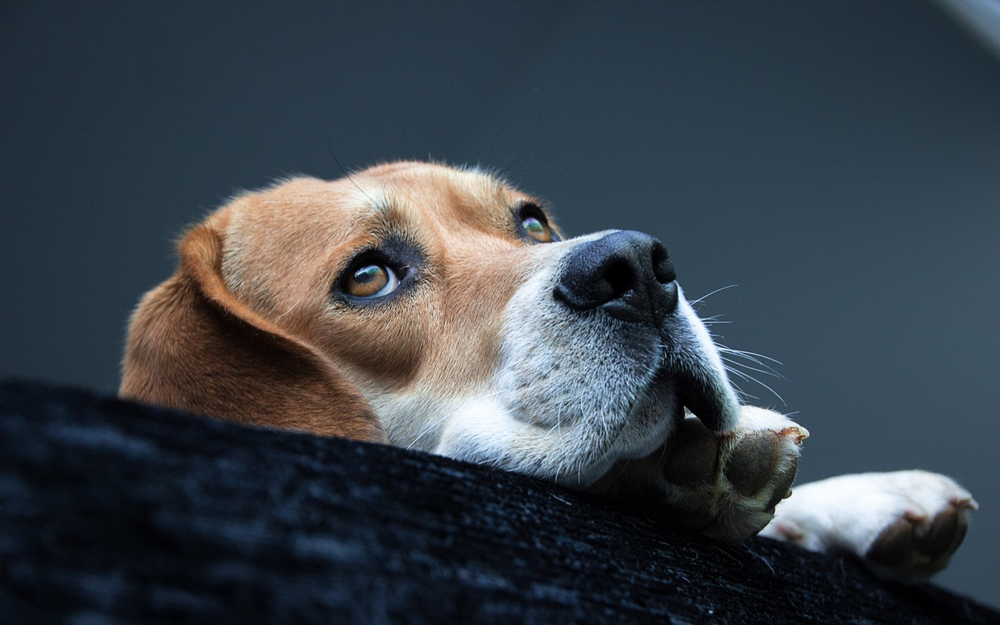
#> input picture top.png, 1000 x 625 px, shrunk from 1440 x 900 before the run, found by its file name; the run also reads 1 picture not shown here
$ python PythonVersion.py
#> lines starting #> are read from the running program, lines starting #| are printed output that depends on the picture
import os
import numpy as np
import pylab as plt

#os.system('close')
#os.system('cls')
wristwidth = 60

def mouse_event(event):
    print('x: {} and y: {}'.format(event.xdata, event.ydata))
    return x ,y


#reads the image
I1 = plt.imread("C:\\Users\\Ibrahim\\Desktop\\top.png")
#> I1 is the input picture: shape (625, 1000, 3) float32; mean R, G, B 0.227, 0.259, 0.29
I2 = plt.imread("C:\\Users\\Ibrahim\\Desktop\\side.png")
#I1 = rgb2gray(I1)
#I2 = rgb2gray(I2)

# Grid lines at these intervals (in pixels)
# dx and dy can be different but same is used below
dx, dy = 100,100

# Custom (rgb) grid color
grid_color = [0,0,0]


# Modify the image to include the grid
I1[:,::dy,:] = grid_color
I1[::dx,:,:] = grid_color
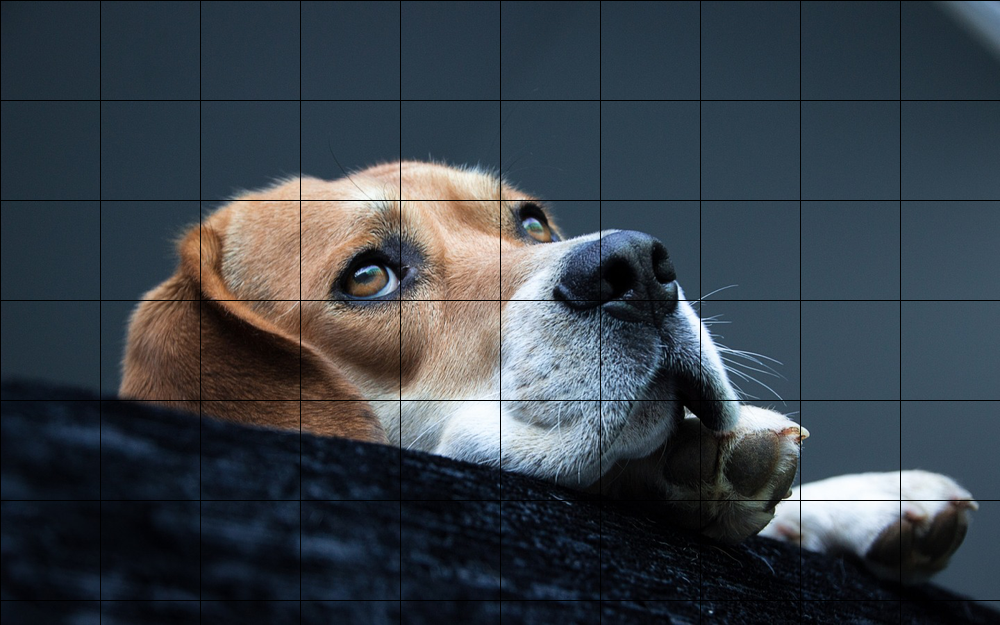
#> I1: shape (625, 1000, 3) float32; mean R, G, B 0.222, 0.253, 0.284

I2[:,::dy,:] = grid_color
I2[::dx,:,:] = grid_color

# Show the result
plt.imshow(I1)
plt.show()

rows=0
rows2=0
columns =0
columns2 =0

rows= I1.shape[0]
#> rows = 625
columns = I1.shape[1]
#> columns = 1000
#print (rows,columns)
rows2= I2.shape[0]
#> rows2 = 625
columns2 = I2.shape[1]
#> columns2 = 1000


if (rows > rows2):
    maxr = rows
    I3 = np.zeros((maxr,columns2))
    I4 = I1
    for q in np.arange(1,rows2+1,1).reshape(-1):
        for w in np.arange(1,columns2+1,1).reshape(-1):
            I3[q,w] = I2(q,w)
    I = np.concatenate((I4,I3.T), axis=1)
else :
    maxr = rows2
#> maxr = 625
    I4 = I2
    I3 = np.zeros((maxr,columns))
    for q in np.arange(1,rows+1,1).reshape(-1):
        for w in np.arange(1,columns+1,1).reshape(-1):
#> (the run stopped early here; a loop or call above may not have finished)
